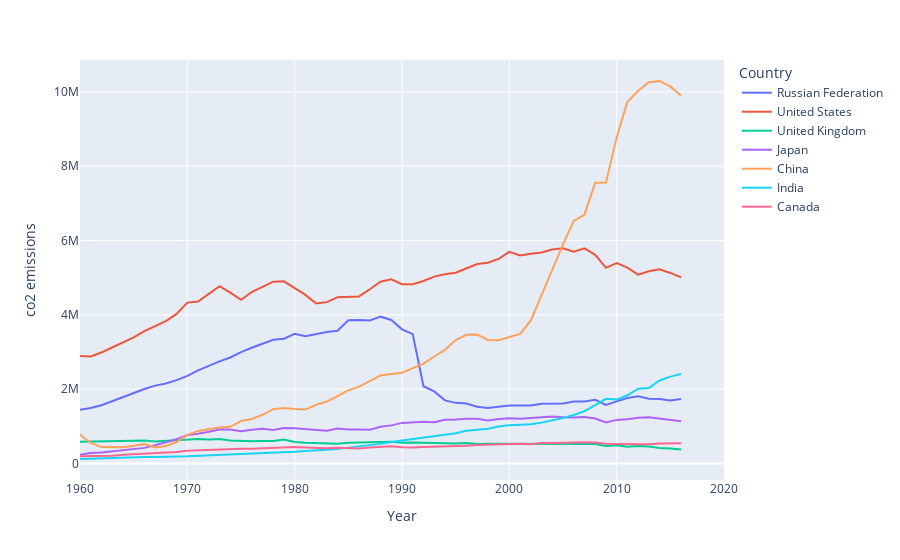

This figure's notebook cell:
### Markdown cell above
## How CO2 emissions increased by country

### Code cell
px.line(
    data_frame=time_series_df.loc[
        lambda x: x["Country"].isin(get_top_n_countries(n=7, by="co2 emissions"))
    ],
    x="Year",
    y="co2 emissions",
    line_group="Country",
    color="Country",
)
